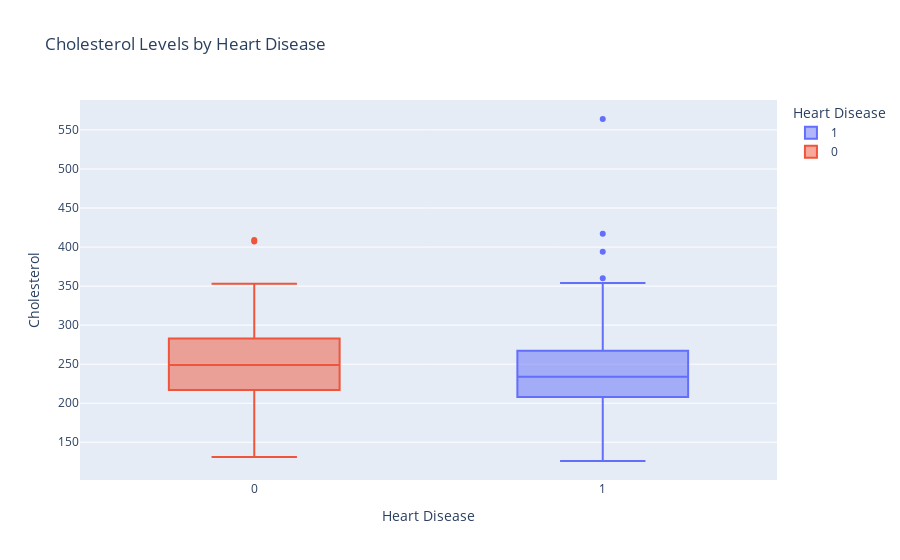

The cell this chart's notebook holds for it:
### Code cell
fig = px.box(df, x="target", y="chol",
             color="target",
             labels={"target": "Heart Disease", "chol": "Cholesterol"},
             title="Cholesterol Levels by Heart Disease")
fig.show()

### Figure 1 — Plotly figure (JSON) as saved in the notebook; plotly's stock layout.template omitted (floating-point values rounded to 4 significant figures; data arrays with more than 128 entries replaced by an {"elided": "..."} marker saying what was removed)
{"data": [{"alignmentgroup": "True", "hovertemplate": "Heart Disease=%{x}<br>Cholesterol=%{y}<extra></extra>", "legendgroup": "1", "marker": {"color": "#636efa"}, "name": "1", "notched": false, "offsetgroup": "1", "orientation": "v", "showlegend": true, "type": "box", "x": {"elided": "165 int values"}, "x0": " ", "xaxis": "x", "y": {"elided": "165 int values"}, "y0": " ", "yaxis": "y"}, {"alignmentgroup": "True", "hovertemplate": "Heart Disease=%{x}<br>Cholesterol=%{y}<extra></extra>", "legendgroup": "0", "marker": {"color": "#EF553B"}, "name": "0", "notched": false, "offsetgroup": "0", "orientation": "v", "showlegend": true, "type": "box", "x": {"elided": "138 int values"}, "x0": " ", "xaxis": "x", "y": {"elided": "138 int values"}, "y0": " ", "yaxis": "y"}], "layout": {"boxmode": "overlay", "legend": {"title": {"text": "Heart Disease"}, "tracegroupgap": 0}, "title": {"text": "Cholesterol Levels by Heart Disease"}, "xaxis": {"anchor": "y", "categoryarray": [1, 0], "categoryorder": "array", "domain": [0, 1], "title": {"text": "Heart Disease"}}, "yaxis": {"anchor": "x", "domain": [0, 1], "title": {"text": "Cholesterol"}}}}
